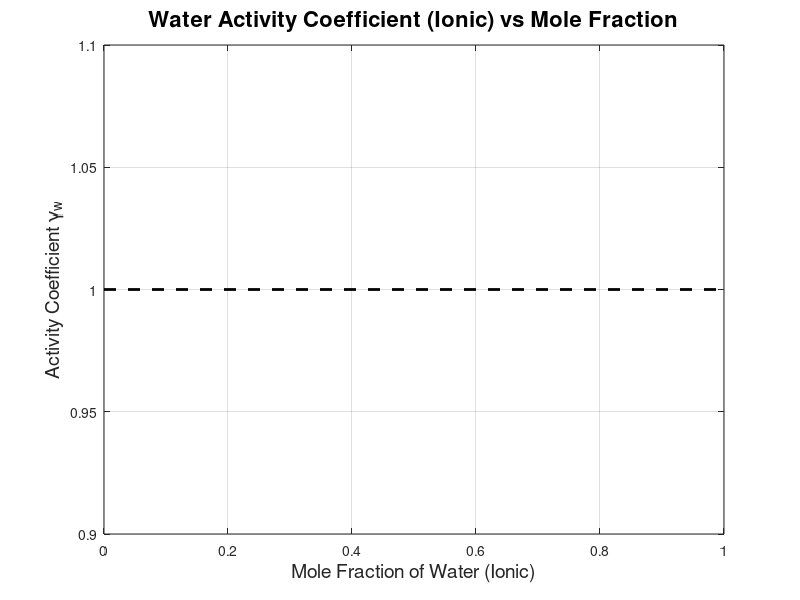
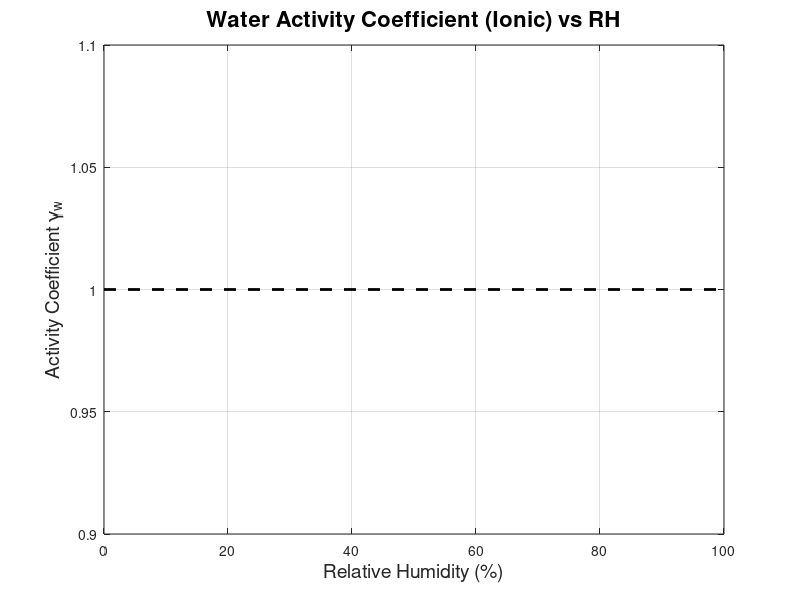

Here is the MATLAB script that generated these plots, in order: (Note: a time limit stopped this script after it produced the figures.)
function plot_water_activity_all_salts()
    close all 
    clear
    clc 
    
    % --- 1. SETUP & PATHS ---
    [filepath,~,~] = fileparts(mfilename('fullpath'));
    addpath(fullfile(filepath, '..', 'calculate_mf'));
    addpath(fullfile(filepath, '..', 'util'));
    
    fig_out_dir = fullfile(filepath, '..', 'figures', 'activity_coefficient');
    if ~exist(fig_out_dir, 'dir')
        mkdir(fig_out_dir);
    end
    fig_out_dir2 = fullfile(filepath, '..', 'figures', 'pitzer_comparisons');
    if ~exist(fig_out_dir2, 'dir')
        mkdir(fig_out_dir2);
    end
    
    T = 25; 
    MWw = 18.015; % g/mol for water
    MWw_kg = 0.018015; % kg/mol for Pitzer calculations
    
    % --- 2. SALT DEFINITIONS ---
    % {salt_name, MW, RH_min, RH_max, function_name, function_args, num_cations, num_anions}
    salt_data = {
        % Endothermic
        {'NaCl', 58.443, 0.765, 0.99, 'calculate_mf_NaCl', 0, 1, 1};
        {'KCl', 74.551, 0.855, 0.99, 'calculate_mf_KCl', 0, 1, 1};
        {'NH4Cl', 53.491, 0.815, 0.99, 'calculate_mf_NH4Cl', 0, 1, 1};
        {'CsCl', 168.363, 0.82, 0.99, 'calculate_mf_CsCl', 0, 1, 1};
        {'NaNO3', 85.00, 0.971, 0.995, 'calculate_mf_NaNO3', 0, 1, 1};
        {'AgNO3', 169.87, 0.865, 0.985, 'calculate_mf_AgNO3', 0, 1, 1};
        {'KI', 165.998, 0.97, 0.995, 'calculate_mf_KI', 0, 1, 1};
        {'LiNO3', 68.95, 0.736, 0.99, 'calculate_mf_LiNO3', 0, 1, 1};
        {'KNO3', 101.10, 0.932, 0.995, 'calculate_mf_KNO3', 0, 1, 1};
        {'NaClO4', 122.44, 0.778, 0.99, 'calculate_mf_NaClO4', 0, 1, 1};
        {'KClO3', 122.55, 0.981, 0.9926, 'calculate_mf_KClO3', 0, 1, 1};
        {'NaBr', 102.89, 0.614, 0.9280, 'calculate_mf_NaBr', 0, 1, 1};
        {'NaI', 149.89, 0.581, 0.9659, 'calculate_mf_NaI', 0, 1, 1};
        {'KBr', 119.00, 0.833, 0.9518, 'calculate_mf_KBr', 0, 1, 1};
        {'RbCl', 120.92, 0.743, 0.9517, 'calculate_mf_RbCl', 0, 1, 1};
        {'CsBr', 212.81, 0.848, 0.9472, 'calculate_mf_CsBr', 0, 1, 1};
        {'CsI', 259.81, 0.913, 0.9614, 'calculate_mf_CsI', 0, 1, 1};
        
        % Exothermic
        {'LiCl', 42.4, 0.12, 0.97, 'calculate_mf_LiCl', 1, 1, 1};
        {'LiOH', 24, 0.85, 0.97, 'calculate_mf_LiOH', 0, 1, 1};
        {'NaOH', 40, 0.23, 0.97, 'calculate_mf_NaOH', 0, 1, 1};
        {'HCl', 36.5, 0.17, 0.97, 'calculate_mf_HCl', 0, 1, 1};
        {'CaCl2', 111, 0.31, 0.97, 'calculate_mf_CaCl', 1, 1, 2};
        {'MgCl2', 95.2, 0.33, 0.97, 'calculate_mf_MgCl', 0, 1, 2};
        {'MgNO3', 148.3, 0.55, 0.9, 'calculate_mf_MgNO3', 0, 1, 2};
        {'LiBr', 86.85, 0.07, 0.97, 'calculate_mf_LiBr', 0, 1, 1};
        {'ZnCl2', 136.3, 0.07, 0.97, 'calculate_mf_ZnCl', 0, 1, 2};
        {'ZnI2', 319.18, 0.25, 0.97, 'calculate_mf_ZnI', 0, 1, 2};
        {'ZnBr2', 225.2, 0.08, 0.85, 'calculate_mf_ZnBr', 0, 1, 2};
        {'LiI', 133.85, 0.18, 0.97, 'calculate_mf_LiI', 0, 1, 1};
        
        % Sulfates
        {'Na2SO4', 142.04, 0.9000, 0.9947, 'calculate_mf_Na2SO4', 0, 2, 1};
        {'K2SO4', 174.26, 0.9730, 0.9948, 'calculate_mf_K2SO4', 0, 2, 1};
        {'NH42SO4', 132.14, 0.8320, 0.9949, 'calculate_mf_NH42SO4', 0, 2, 1};
        {'MgSO4', 120.37, 0.9060, 0.9950, 'calculate_mf_MgSO4', 0, 1, 1};
        {'MnSO4', 151.00, 0.9200, 0.9951, 'calculate_mf_MnSO4', 0, 1, 1};
        {'Li2SO4', 109.94, 0.8540, 0.9946, 'calculate_mf_Li2SO4', 0, 2, 1};
        {'NiSO4', 154.75, 0.9720, 0.9952, 'calculate_mf_NiSO4', 0, 1, 1};
        {'CuSO4', 159.61, 0.9760, 0.9953, 'calculate_mf_CuSO4', 0, 1, 1};
        {'ZnSO4', 161.44, 0.9390, 0.9952, 'calculate_mf_ZnSO4', 0, 1, 1};
        
        % Nitrates/Halides/Chlorates
        {'BaNO3', 261.34, 0.9869, 0.9948, 'calculate_mf_BaNO32', 0, 1, 2};
        {'CaNO3', 164.09, 0.6474, 0.9945, 'calculate_mf_CaNO32', 0, 1, 2};
        {'CaBr2', 199.89, 0.5114, 0.9318, 'calculate_mf_CaBr2', 0, 1, 2};
        {'CaI2', 293.89, 0.7590, 0.9294, 'calculate_mf_CaI2', 0, 1, 2};
        {'SrCl2', 158.53, 0.7235, 0.9669, 'calculate_mf_SrCl2', 0, 1, 2};
        {'SrBr2', 247.43, 0.6857, 0.9364, 'calculate_mf_SrBr2', 0, 1, 2};
        {'SrI2', 341.43, 0.5589, 0.9361, 'calculate_mf_SrI2', 0, 1, 2};
        {'BaCl2', 208.23, 0.9078, 0.9600, 'calculate_mf_BaCl2', 0, 1, 2};
        {'BaBr2', 297.14, 0.7454, 0.9387, 'calculate_mf_BaBr2', 0, 1, 2};
        {'NH4NO3', 80.043, 0.62, 0.95, 'calculate_mf_NH4NO3', 0, 1, 1};
        {'LiClO4', 106.39, 0.7785, 0.9869, 'calculate_mf_LiClO4', 0, 1, 1};
    };
    
    % --- 3. DATA PROCESSING LOOP ---
    num_points = 100;
    all_salts_data = struct();
    
    % Arrays to aggregate ALL data for the master fitting
    master_RH = [];         % 0-100 scale for fitting
    master_GammaIon = [];   % Ionic basis gamma
    master_Molality = [];   % Molality (m)
    master_Nu = [];         % Stoichiometric coefficient (nu)
    
    fprintf('Processing %d salts...\n', length(salt_data));
    
    for s = 1:length(salt_data)
        salt_name = salt_data{s}{1};
        MW = salt_data{s}{2};
        RH_min = salt_data{s}{3};
        RH_max = salt_data{s}{4};
        func_name = salt_data{s}{5};
        func_args = salt_data{s}{6};
        
        n_cat = salt_data{s}{7};
        n_an  = salt_data{s}{8};
        nu = n_cat + n_an; 
        
        RH_vec = linspace(RH_min + 0.001, RH_max - 0.001, num_points);
        mf_salt = zeros(size(RH_vec));
        mf_water = zeros(size(RH_vec));
        x_water_mol = zeros(size(RH_vec));
        x_water_ion = zeros(size(RH_vec));
        
        success = true;
        for i = 1:length(RH_vec)
            try
                if func_args == 1
                    mf_salt(i) = feval(func_name, RH_vec(i), T);
                else
                    mf_salt(i) = feval(func_name, RH_vec(i));
                end
                mf_water(i) = 1 - mf_salt(i);
                
                n_w = mf_water(i) / MWw;
                n_s = mf_salt(i) / MW;
                
                x_water_mol(i) = n_w / (n_w + n_s);
                x_water_ion(i) = n_w / (n_w + (nu * n_s));
                
            catch
                success = false;
                break;
            end
        end
        
        if success
            % Calc Gamma
            gamma_w_mol = RH_vec ./ x_water_mol;
            gamma_w_ion = RH_vec ./ x_water_ion;
            
            % Calc Molality (for Pitzer)
            % m = moles_salt / kg_water
            % m = (n_s) / (n_w * MWw_kg) 
            % From x_water_ion: m = (1/x_ion - 1) / (nu * MWw_kg)
            molality = (1./x_water_ion - 1) ./ (nu * MWw_kg);
            
            % Store Individual Data
            all_salts_data.(salt_name) = struct(...
                'RH', RH_vec, ...
                'x_water_mol', x_water_mol, 'gamma_w_mol', gamma_w_mol, ...
                'x_water_ion', x_water_ion, 'gamma_w_ion', gamma_w_ion, ...
                'molality', molality, ...
                'display_name', salt_name);
                
            % Aggregate Data for Master Fits
            % Filter out NaNs or Infs
            valid_mask = ~isnan(gamma_w_ion) & ~isinf(gamma_w_ion) & ~isnan(molality);
            
            master_RH = [master_RH, RH_vec(valid_mask) * 100]; % Scale 0-100
            master_GammaIon = [master_GammaIon, gamma_w_ion(valid_mask)];
            master_Molality = [master_Molality, molality(valid_mask)];
            master_Nu = [master_Nu, repmat(nu, 1, sum(valid_mask))];
        end
    end
    
    salt_names = fieldnames(all_salts_data);
    num_salts = length(salt_names);
    
    % --- Color Generation ---
    colors = generate_colors(num_salts);
    
    % --- 4. ORIGINAL PLOTTING (Code 1 Functionality) ---
    plot_original_curves(all_salts_data, salt_names, colors, fig_out_dir);
    
    % --- 5. NEW: 4 POLYNOMIAL FITS (Global) ---
    fprintf('Calculating Global Polynomial Fits...\n');
    perform_polynomial_fits(master_RH, master_GammaIon, fig_out_dir);
    
    % --- 6. NEW: PITZER FITTING (Global) ---
    fprintf('Calculating Global Pitzer Fit...\n');
    perform_pitzer_fit(master_RH, master_GammaIon, master_Molality, master_Nu, T, fig_out_dir2);
    
    disp('Done. Check figures folder.');
end

% =========================================================================
%                           SUB-FUNCTIONS
% =========================================================================

function perform_polynomial_fits(x_data, y_data, outdir)
    % x_data is RH (0-100), y_data is Gamma (Ionic)
    
    % Sort for plotting lines cleanly
    [x_sorted, sort_idx] = sort(x_data);
    
    % Definitions
    % Fit 1: Unconstrained Quadratic (y = p1*x^2 + p2*x + p3)
    p1 = polyfit(x_data, y_data, 2);
    y1 = polyval(p1, x_sorted);
    rmse1 = sqrt(mean((polyval(p1, x_data) - y_data).^2));
    eq1 = sprintf('y = %.2e x^2 + %.2e x + %.4f', p1(1), p1(2), p1(3));
    
    % Fit 2: Unconstrained Linear (y = p1*x + p2)
    p2 = polyfit(x_data, y_data, 1);
    y2 = polyval(p2, x_sorted);
    rmse2 = sqrt(mean((polyval(p2, x_data) - y_data).^2));
    eq2 = sprintf('y = %.4f x + %.4f', p2(1), p2(2));
    
    % Fit 3: Constrained Quadratic through (100, 1)
    % Model: y = a(x-100)^2 + b(x-100) + 1
    % Shift vars: Y = y - 1, X1 = (x-100)^2, X2 = (x-100)
    Y_shift = y_data(:) - 1;
    X_shift = x_data(:) - 100;
    X_mat = [X_shift.^2, X_shift];
    coeff3 = X_mat \ Y_shift; % [a; b]
    y3 = coeff3(1)*(x_sorted-100).^2 + coeff3(2)*(x_sorted-100) + 1;
    rmse3 = sqrt(mean(( (coeff3(1)*(x_data-100).^2 + coeff3(2)*(x_data-100) + 1) - y_data ).^2));
    eq3 = sprintf('y = %.2e(x-100)^2 + %.2e(x-100) + 1', coeff3(1), coeff3(2));
    
    % Fit 4: Constrained Linear through (100, 1)
    % Model: y = m(x-100) + 1
    X_lin = x_data(:) - 100;
    coeff4 = X_lin \ Y_shift; % [m]
    y4 = coeff4(1)*(x_sorted-100) + 1;
    rmse4 = sqrt(mean(( (coeff4(1)*(x_data-100) + 1) - y_data ).^2));
    eq4 = sprintf('y = %.4f(x-100) + 1', coeff4(1));

    % Fit 5: Constrained sqrt (fixed)
    y5 = 0.1*sqrt(x_sorted);
    rmse5 = sqrt(mean((y5 - y_data).^2));
    eq5 = sprintf('y = (0.1*sqrt(x))');

    % % Fit 6: Unconstrained sqrt with intercept
    % % Model: y = a*sqrt(x) + b
    % X_sqrt = [sqrt(x_data(:)), ones(size(x_data(:)))];
    % coeff6 = X_sqrt \ y_data(:);   % [a; b]
    % y6 = coeff6(1)*sqrt(x_sorted) + coeff6(2);
    % rmse6 = sqrt(mean((coeff6(1)*sqrt(x_data) + coeff6(2) - y_data).^2));
    % eq6 = sprintf('y = %.4f*sqrt(x) + %.4f', coeff6(1), coeff6(2));
        % Fit 6: Unconstrained sqrt + x*sqrt(x) with intercept
        % Model: y = a*sqrt(x) + b*x*sqrt(x) + c
        X_sqrt2 = [ ...
            sqrt(x_data(:)), ...
            x_data(:).*sqrt(x_data(:)), ...
            ones(size(x_data(:))) ...
        ];
        coeff6 = X_sqrt2 \ y_data(:);   % [a; b; c]
    
        y6 = coeff6(1)*sqrt(x_sorted) + ...
             coeff6(2)*x_sorted.*sqrt(x_sorted) + ...
             coeff6(3);
    
        rmse6 = sqrt(mean( ...
            (coeff6(1)*sqrt(x_data) + ...
             coeff6(2)*x_data.*sqrt(x_data) + ...
             coeff6(3) - y_data).^2 ));
    
        eq6 = sprintf('y = %.4f*sqrt(x) + %.4f*x*sqrt(x) + %.4f', ...
                      coeff6(1), coeff6(2), coeff6(3));


    
    % Plotting
    figure('Position', [100, 100, 1000, 800]);
    scatter(x_data, y_data, 10, [0.7 0.7 0.7], 'filled', 'DisplayName', 'Aggregated Data');
    hold on; grid on; box on;
    
    plot(x_sorted, y1, 'r--', 'LineWidth', 2, 'DisplayName', ['Fit 1 (Quad): ' eq1]);
    plot(x_sorted, y2, 'c--', 'LineWidth', 2, 'DisplayName', ['Fit 2 (Lin): ' eq2]);
    plot(x_sorted, y6, 'k--', 'LineWidth', 3, 'DisplayName', ['Fit 3 (Sqrt): ' eq6]);
    plot(x_sorted, y3, 'b-', 'LineWidth', 2, 'DisplayName', ['Fit 4 (Constr Quad): ' eq3]);
    plot(x_sorted, y4, 'm-', 'LineWidth', 2, 'DisplayName', ['Fit 5 (Constr Lin): ' eq4]);
    plot(x_sorted, y5, 'g-', 'LineWidth', 3, 'DisplayName', ['Fit 6 (Constr Sqrt): ' eq5]);


    
    plot(100, 1, 'kp', 'MarkerSize', 12, 'MarkerFaceColor', 'y', 'DisplayName', 'Constraint (100, 1)');
    
    xlabel('Relative Humidity (%)', 'FontSize', 12, 'FontWeight', 'bold');
    ylabel('Activity Coeff \gamma_w (Ionic Basis)', 'FontSize', 12, 'FontWeight', 'bold');
    title('Global Polynomial Fits to Aggregated Data', 'FontSize', 14, 'FontWeight', 'bold');
    legend('Location', 'southwest', 'FontSize', 9);
    % ylim([0.8 1.4]);
    xlim([0 100]);
    
    % Add Text Box for RMSE
    stats_str = {
        'RMSE Values:';
        sprintf('1. Quad: %.4f', rmse1);
        sprintf('2. Lin: %.4f', rmse2);
        sprintf('3. Sqrt: %.4f', rmse6);
        sprintf('4. Constr Quad: %.4f', rmse3);
        sprintf('5. Constr Lin: %.4f', rmse4);
        sprintf('6. Constr Sqrt: %.4f', rmse5);

    };
    annotation('textbox', [0.15 0.6 0.2 0.2], 'String', stats_str, 'FitBoxToText', 'on', 'BackgroundColor', 'w');
    
    print(fullfile(outdir, 'Activity_Coefficient_Ionic_vs_RH_Polynomial_Fits'), '-dpng', '-r300');
end

function perform_pitzer_fit(rh_vec, gamma_obs_vec, m_vec, nu_vec, T, outdir)
    % --- DEFINE SUBSETS ---
    idx_11 = (nu_vec == 2);      % 1:1 salts (e.g., NaCl)
    idx_non11 = (nu_vec ~= 2);   % Non 1:1 salts (e.g., MgCl2, Na2SO4)

    % --- HELPER FOR OPTIMIZATION (UNWEIGHTED) ---
    function [b0, b1, Cp, rmse, nu_mean] = run_fit(indices)
        rh_sub = rh_vec(indices);
        g_sub = gamma_obs_vec(indices);
        m_sub = m_vec(indices);
        nu_sub = nu_vec(indices);
        
        nu_mean = mean(nu_sub);
        
        % Use standard objective (no weights)
        cost_func = @(p) pitzer_objective(p, rh_sub, g_sub, m_sub, nu_sub, T);
        
        opts = optimset('Display', 'off', 'TolFun', 1e-7, 'MaxFunEvals', 3000, 'MaxIter', 1000);
        p_opt = fminsearch(cost_func, [0.1, 0.1, 0.001], opts);
        p_opt = fminsearch(cost_func, p_opt, opts); % Restart
        
        b0 = p_opt(1); b1 = p_opt(2); Cp = p_opt(3);
        
        % Standard RMSE
        g_fit = zeros(size(rh_sub));
        for k=1:length(rh_sub)
            [g_fit(k), ~] = calculate_pitzer_point(m_sub(k), nu_sub(k), T, b0, b1, Cp);
        end
        rmse = sqrt(mean((g_fit - g_sub).^2));
    end

    % --- RUN FITS ---
    fprintf('  > Fitting Global (Unweighted)...\n');
    [b0_all, b1_all, Cp_all, rmse_all, nu_all] = run_fit(1:length(rh_vec));
    
    fprintf('  > Fitting 1:1 Salts (Unweighted)...\n');
    [b0_11, b1_11, Cp_11, rmse_11, nu_11] = run_fit(idx_11);
    
    fprintf('  > Fitting Non-1:1 Salts (Unweighted)...\n');
    [b0_non, b1_non, Cp_non, rmse_non, nu_non] = run_fit(idx_non11);

    % --- PLOTTING ---
    figure('Position', [100, 50, 800, 1200], 'Color', 'w');
    t = tiledlayout(3, 1, 'Padding', 'compact', 'TileSpacing', 'compact');
    
    % Helper to plot curve
    plot_model = @(b0, b1, cp, nu_val, col, style) ...
        plot_pitzer_curve(b0, b1, cp, nu_val, max(m_vec), T, col, style);

    % --- SUBPLOT 1: GLOBAL ---
    nexttile;
    hold on; grid on; box on;
    scatter(rh_vec, gamma_obs_vec, 15, [0.6 0.6 0.6], 'filled'); % All Grey
    plot_model(b0_all, b1_all, Cp_all, nu_all, 'r', '-');
    plot(100, 1, 'kp', 'MarkerSize', 10, 'MarkerFaceColor', 'y');
    ylabel('\gamma_w (Ionic)');
    title(sprintf('Global Fit (All Salts, Mean \\nu=%.2f)', nu_all), 'FontWeight', 'bold');
    text(5, 1.05, sprintf('RMSE: %.4f\n\\beta_0: %.4f\n\\beta_1: %.4f\nC_{\\phi}: %.4f', ...
        rmse_all, b0_all, b1_all, Cp_all), 'FontSize', 9, 'BackgroundColor', 'w', 'EdgeColor', 'k');
    xlim([0 100]);

    % --- SUBPLOT 2: 1:1 ONLY ---
    nexttile;
    hold on; grid on; box on;
    scatter(rh_vec(~idx_11), gamma_obs_vec(~idx_11), 10, [0.8 0.8 0.8], 'filled'); 
    scatter(rh_vec(idx_11), gamma_obs_vec(idx_11), 15, 'b', 'filled'); 
    plot_model(b0_11, b1_11, Cp_11, nu_11, 'b', '-');
    plot(100, 1, 'kp', 'MarkerSize', 10, 'MarkerFaceColor', 'y');
    ylabel('\gamma_w (Ionic)');
    title('1:1 Salts Only (e.g., NaCl, KCl)', 'FontWeight', 'bold', 'Color', 'b');
    text(5, 1.05, sprintf('RMSE: %.4f\n\\beta_0: %.4f\n\\beta_1: %.4f\nC_{\\phi}: %.4f', ...
        rmse_11, b0_11, b1_11, Cp_11), 'FontSize', 9, 'BackgroundColor', 'w', 'EdgeColor', 'b');
    xlim([0 100]);

    % --- SUBPLOT 3: NON-1:1 ONLY ---
    nexttile;
    hold on; grid on; box on;
    scatter(rh_vec(idx_11), gamma_obs_vec(idx_11), 10, [0.8 0.8 0.8], 'filled'); 
    scatter(rh_vec(idx_non11), gamma_obs_vec(idx_non11), 15, [0 0.5 0], 'filled'); 
    plot_model(b0_non, b1_non, Cp_non, nu_non, [0 0.5 0], '-');
    plot(100, 1, 'kp', 'MarkerSize', 10, 'MarkerFaceColor', 'y');
    xlabel('Relative Humidity (%)');
    ylabel('\gamma_w (Ionic)');
    title(sprintf('Non-1:1 Salts Only (e.g., MgCl2, Na2SO4, Mean \\nu=%.2f)', nu_non), ...
        'FontWeight', 'bold', 'Color', [0 0.5 0]);
    text(5, 1.05, sprintf('RMSE: %.4f\n\\beta_0: %.4f\n\\beta_1: %.4f\nC_{\\phi}: %.4f', ...
        rmse_non, b0_non, b1_non, Cp_non), 'FontSize', 9, 'BackgroundColor', 'w', 'EdgeColor', [0 0.5 0]);
    xlim([0 100]);

    exportgraphics(gcf, fullfile(outdir, 'Pitzer_Subplots_Analysis.png'), 'Resolution', 300);
end

function sse = pitzer_objective(params, rh_vec, gamma_obs, m_vec, nu_vec, T)
    b0 = params(1); b1 = params(2); Cp = params(3);
    sse = 0;
    count = 0;
    
    for i = 1:length(m_vec)
        m = m_vec(i);
        nu = nu_vec(i);
        
        [gamma_calc, ~] = calculate_pitzer_point(m, nu, T, b0, b1, Cp);
        
        if ~isnan(gamma_calc)
            sse = sse + (gamma_calc - gamma_obs(i))^2;
            count = count + 1;
        end
    end
    if count == 0, sse = 1e9; end
end

function [gamma_calc, aw_calc] = calculate_pitzer_point(m, nu, T, b0, b1, Cp)
    % Calculates Gamma and Aw for a single point
    % Constants
    MWw_kg = 0.018015;
    b = 1.2;
    alpha1 = 2.0; alpha2 = 0; beta2 = 0;
    
    % Ionic Strength Estimate (Approximate based on nu)
    % For 1:1, I=m. For 2:1, I=3m.
    if nu == 2, I = m; zM=1; zX=1; vM=1; vX=1;
    elseif nu == 3, I = 3*m; zM=2; zX=1; vM=1; vX=2; % Assume M X2 type
    else, I = 0.5*nu*m; zM=1; zX=1; vM=1; vX=1; % Fallback
    end
    
    sqrt_I = sqrt(I);
    
    % Debye-Huckel
    A_phi = 0.3915 * (1 + 0.0018 * (T + 273.15 - 298.15));
    term_DH = -A_phi * (sqrt_I / (1 + b * sqrt_I));
    
    % Pitzer Terms
    B_phi = b0 + b1 * exp(-alpha1 * sqrt_I);
    
    % Stoich factors
    z_factor = abs(zM * zX);
    factor_B = (2 * vM * vX) / nu;
    factor_C = (2 * (vM * vX)^1.5) / nu;
    
    % Osmotic Coeff Phi
    phi = 1 + z_factor * term_DH + m * factor_B * B_phi + m^2 * factor_C * Cp;
    
    % Water Activity
    ln_aw = -phi * nu * m * MWw_kg;
    aw_calc = exp(ln_aw);
    
    % Gamma Calculation
    % gamma = aw / x_w_ion
    % x_w_ion = 1 / (1 + nu * m * MWw_kg)
    x_w_ion = 1 / (1 + nu * m * MWw_kg);
    gamma_calc = aw_calc / x_w_ion;
end

function plot_original_curves(all_salts_data, salt_names, colors, fig_out_dir)
    num_salts = length(salt_names);
    
    % 1. Gamma vs Mol Fraction (Ionic)
    figure('Position', [100, 100, 1200, 800]); hold on; grid on; box on;
    for s = 1:num_salts
        data = all_salts_data.(salt_names{s});
        plot(data.x_water_ion, data.gamma_w_ion, 'LineWidth', 2.5, 'color', colors(s,:), 'DisplayName', data.display_name);
        text(data.x_water_ion(1), data.gamma_w_ion(1), ['  ' data.display_name], 'Color', colors(s,:), 'FontSize', 9, 'FontWeight', 'bold');
    end
    plot([0 1], [1 1], 'k--', 'LineWidth', 2, 'DisplayName', 'Ideal');
    xlabel('Mole Fraction of Water (Ionic)', 'FontSize', 14); ylabel('Activity Coefficient \gamma_w', 'FontSize', 14);
    title('Water Activity Coefficient (Ionic) vs Mole Fraction', 'FontSize', 16);
    xlim([0.0 1.0]);
    print(fullfile(fig_out_dir, 'Activity_Coefficient_Ionic_vs_MoleFraction'), '-dpng', '-r300');
    
    % 2. Gamma vs RH
    figure('Position', [150, 150, 1200, 800]); hold on; grid on; box on;
    for s = 1:num_salts
        data = all_salts_data.(salt_names{s});
        plot(data.RH*100, data.gamma_w_ion, 'LineWidth', 2.5, 'color', colors(s,:), 'DisplayName', data.display_name);
        text(data.RH(1)*100, data.gamma_w_ion(1), ['  ' data.display_name], 'Color', colors(s,:), 'FontSize', 9, 'FontWeight', 'bold');
    end
    plot([0 100], [1 1], 'k--', 'LineWidth', 2, 'DisplayName', 'Ideal');
    xlabel('Relative Humidity (%)', 'FontSize', 14); ylabel('Activity Coefficient \gamma_w', 'FontSize', 14);
    title('Water Activity Coefficient (Ionic) vs RH', 'FontSize', 16);
    xlim([0 100]);
    print(fullfile(fig_out_dir, 'Activity_Coefficient_Ionic_vs_RH'), '-dpng', '-r300');

    % 2b. Gamma vs RH and x_w vs RH
    figure('Position', [150, 150, 1200, 800]); hold on; grid on; box on;
    for s = 1:num_salts
        data = all_salts_data.(salt_names{s});
        plot(data.RH*100, data.gamma_w_ion, 'LineWidth', 2.5, 'color', colors(s,:), 'DisplayName', data.display_name);
        plot(data.RH*100, data.x_water_ion, 'LineWidth', 2.5, 'color', colors(s,:), 'DisplayName', data.display_name);
        text(data.RH(1)*100, data.gamma_w_ion(1), ['  ' data.display_name], 'Color', colors(s,:), 'FontSize', 9, 'FontWeight', 'bold');
    end
    plot([0 100], [1 1], 'k--', 'LineWidth', 2, 'DisplayName', 'Ideal');
    xlabel('Relative Humidity (%)', 'FontSize', 14); ylabel('Activity Coefficient $\gamma_w$ or Mole Fraction $x_w$','FontSize', 14, 'Interpreter', 'latex');
    title('Water Activity Coefficient (Ionic) and Mole Fraction vs RH', 'FontSize', 16);
    xlim([0 100]);
    print(fullfile(fig_out_dir, 'Activity_Coefficient_and_Mol_Ionic_vs_RH'), '-dpng', '-r300');

    % 2c. Gamma vs RH and x_w vs RH ln
    figure('Position', [150, 150, 1200, 800]); hold on; grid on; box on;
    for s = 1:num_salts
        data = all_salts_data.(salt_names{s});
        plot(data.RH*100, log(data.gamma_w_ion), 'LineWidth', 2.5, 'color', colors(s,:), 'DisplayName', data.display_name);
        plot(data.RH*100, log(data.x_water_ion), 'LineWidth', 2.5, 'color', colors(s,:), 'DisplayName', data.display_name);
        text((data.RH(1)*100), log(data.gamma_w_ion(1)), ['  ' data.display_name], 'Color', colors(s,:), 'FontSize', 9, 'FontWeight', 'bold');
    end
    plot([0 100], [0 0], 'k--', 'LineWidth', 2, 'DisplayName', 'Ideal');
    xlabel('Relative Humidity (%)', 'FontSize', 14); ylabel('ln(Activity Coefficient $\gamma_w$) or ln(Mole Fraction $x_w$)','FontSize', 14, 'Interpreter', 'latex');
    title('ln(Water Activity Coefficient (Ionic)) and ln(Water Mole Fraction (Ionic))  vs RH', 'FontSize', 16);
    % xlim([0 100]);
    print(fullfile(fig_out_dir, 'ln_Activity_Coefficient_and_ln_Mol_Ionic_vs_RH'), '-dpng', '-r300');

    % 2d. Gamma vs RH and x_w vs RH ln
    figure('Position', [150, 150, 1200, 800]); hold on; grid on; box on;
    for s = 1:num_salts
        data = all_salts_data.(salt_names{s});
        plot(log(data.RH), log(data.gamma_w_ion), 'LineWidth', 2.5, 'color', colors(s,:), 'DisplayName', data.display_name);
        plot(log(data.RH), log(data.x_water_ion), 'LineWidth', 2.5, 'color', colors(s,:), 'DisplayName', data.display_name);
        text(log(data.RH(1)), log(data.gamma_w_ion(1)), ['  ' data.display_name], 'Color', colors(s,:), 'FontSize', 9, 'FontWeight', 'bold');
    end
    plot([-2.5 0], [0 0], 'k--', 'LineWidth', 2, 'DisplayName', 'Ideal');
    xlabel('ln (Relative Humidity (Fractional)', 'FontSize', 14); ylabel('ln(Activity Coefficient $\gamma_w$) or ln(Mole Fraction $x_w$)','FontSize', 14, 'Interpreter', 'latex');
    title('ln(Water Activity Coefficient (Ionic)) and ln(Water Mole Fraction (Ionic))  vs ln(RH)', 'FontSize', 16);
    % xlim([0 100]);
    print(fullfile(fig_out_dir, 'ln_Activity_Coefficient_and_ln_Mol_Ionic_vs_ln_aw'), '-dpng', '-r300');
    
    % 3. Scatter at 90% RH
    figure('Position', [200, 200, 900, 700]); hold on; grid on; box on;
    target_RH = 0.90;
    for s = 1:num_salts
        data = all_salts_data.(salt_names{s});
        rh_lower = min(data.RH);
        gamma_at_90 = interp1(data.RH, data.gamma_w_ion, target_RH, 'linear', NaN);
        if ~isnan(gamma_at_90)
            scatter(rh_lower * 100, gamma_at_90, 80, colors(s,:), 'filled', 'MarkerEdgeColor', 'k');
            text(rh_lower * 100, gamma_at_90+0.002, [' ' data.display_name], 'Color', colors(s,:), 'FontSize', 9, 'FontWeight', 'bold');
        end
    end
    yline(1.0, 'k--', 'Ideal');
    xlabel('Lower Bound RH (%)'); ylabel(['\gamma_w at ' num2str(target_RH*100) '% RH']);
    title('Screening: Non-Ideality vs Deliquescence', 'FontSize', 14);
    print(fullfile(fig_out_dir, 'Gamma90_vs_LowerBoundRH'), '-dpng', '-r300');
end

function colors = generate_colors(num_salts)
    colors = zeros(num_salts, 3);
    golden_angle = 0.38196601125; 
    for i = 1:num_salts
        hue = mod((i-1) * golden_angle, 1.0);
        sat = 0.85 + 0.15 * sin(i * 0.5); 
        val = 0.85 + 0.15 * cos(i * 0.4);
        colors(i,:) = hsv2rgb([hue, sat, val]);
    end
end

function plot_pitzer_curve(b0, b1, cp, nu_val, max_m, T, col, style)
    m_plot = linspace(0.1, max_m, 100);
    g_curve = zeros(size(m_plot));
    rh_curve = zeros(size(m_plot));
    for i=1:length(m_plot)
        [g_curve(i), aw_tmp] = calculate_pitzer_point(m_plot(i), nu_val, T, b0, b1, cp);
        rh_curve(i) = aw_tmp * 100;
    end
    plot(rh_curve, g_curve, 'Color', col, 'LineStyle', style, 'LineWidth', 2.5);
end
